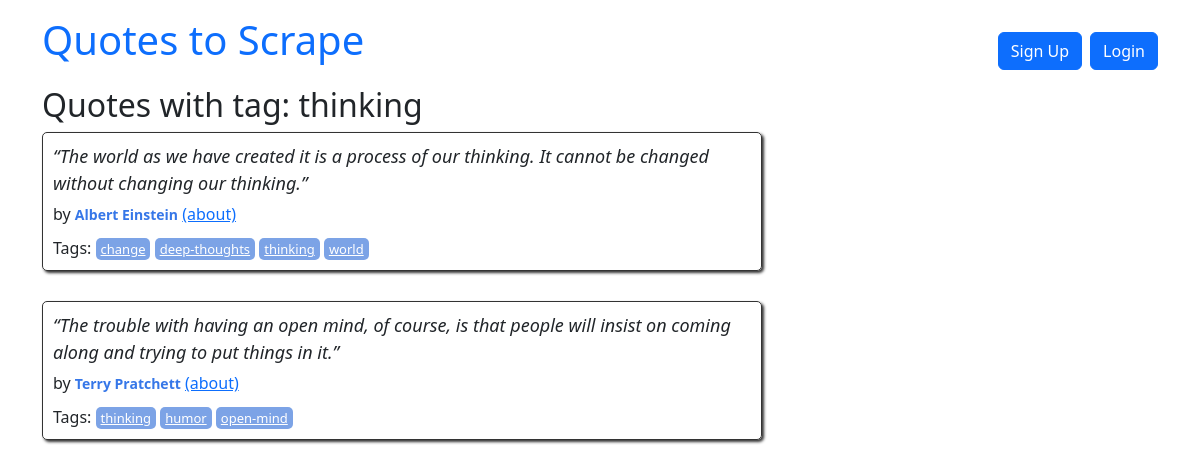
The page /tag/thinking/ on the database its author committed.
### quotes/models.py (models this page shows)
class Tag(models.Model):
    name = models.CharField(max_length=50, null=False, unique=True)

class Quote(models.Model):
    quote = models.TextField()
    tags = models.ManyToManyField(Tag)
    author = models.ForeignKey(Author, on_delete=models.CASCADE, default=None, null=True)
    created_at = models.DateTimeField(auto_now_add=True)

class Author(models.Model):
    fullname = models.CharField(max_length=50)
    born_date = models.CharField(max_length=50)
    born_location = models.CharField(max_length=150)
    description = models.TextField()
    created_at = models.DateTimeField(auto_now_add=True)

### quotes/views.py (the view)
# urls.py: path('tag/<str:tag_name>/', views.tag_detail, name='tag_detail'),
def tag_detail(request, tag_name):
    tag = get_object_or_404(Tag, name=tag_name)
    quotes = Quote.objects.filter(tags=tag)
    return render(request, "quotes/tag_detail.html", {"quotes": quotes, "tag": tag})

### quotes/templates/quotes/tag_detail.html
{% extends 'quotes/base.html' %}
{% block content %}
<div class="row">
    <div class="col-md-8">
        <h2>Quotes with tag: {{ tag.name }}</h2>
        {% for quote in quotes %}
        <div class="quote" itemscope="" itemtype="http://schema.org/CreativeWork">
            <span class="text" itemprop="text">
                {{ quote.quote }}
            </span>
            <span>by <small class="author" itemprop="author">{{ quote.author.fullname }}</small></span>
            <a href="/author/{{ quote.author.id }}">(about)</a>
            <div class="tags">
                Tags:
                {% for tag in quote.tags.all %}
                    <a class="tag" href="{% url 'quotes:tag_detail' tag.name %}">{{ tag.name }}</a>
                {% endfor %}
            </div>
        </div>
        {% endfor %}
    </div>
</div>
{% endblock %}

### quotes/static/quotes/style.css (style rules this page uses)
.quote { padding: 10px; margin-bottom: 30px; border: 1px solid #333333; border-radius: 5px; box-shadow: 2px 2px 3px #333333; }
.quote span.text { display: block; margin-bottom: 5px; font-size: large; font-style: italic; }
.quote small.author { font-weight: bold; color: #3677E8; }
.quote .tags { margin-top: 10px; }
.tag { padding: 2px 5px; border-radius: 5px; color: white; font-size: small; background-color: #7CA3E6; }

### rows shown on the page
Tag: name "thinking"
Quote: quote "“The world as we have created it is a process of our thinking. It cannot be changed without changing our thinking.”", author.fullname "Albert Einstein"
Tag: name "change"
Tag: name "deep-thoughts"
Tag: name "world"
Quote: quote "“The trouble with having an open mind, of course, is that people will insist on coming along and trying to put things in it.”", author.fullname "Terry Pratchett"
Tag: name "humor"
Tag: name "open-mind"
